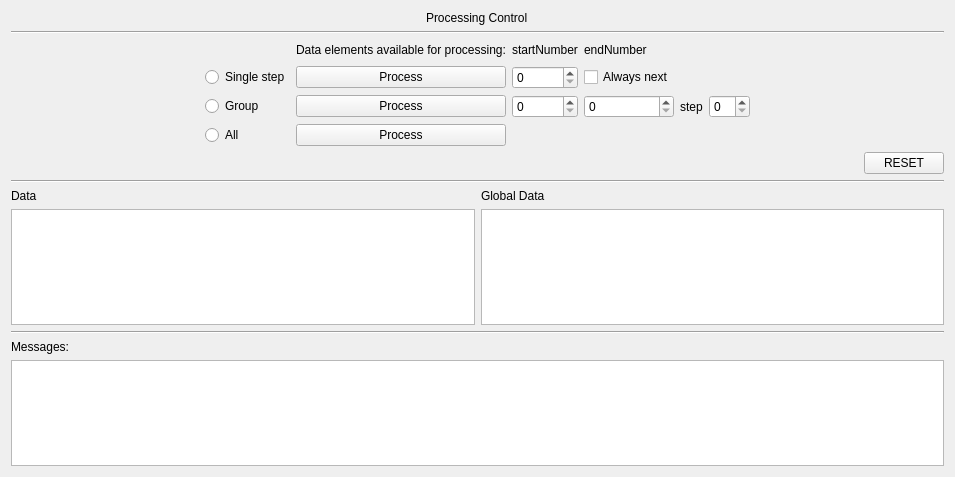
<?xml version="1.0" encoding="UTF-8"?>
<ui version="4.0">
 <class>Form</class>
 <widget class="QWidget" name="Form">
  <property name="geometry">
   <rect>
    <x>0</x>
    <y>0</y>
    <width>955</width>
    <height>477</height>
   </rect>
  </property>
  <property name="windowTitle">
   <string>Form</string>
  </property>
  <layout class="QGridLayout" name="gridLayout_3">
   <item row="0" column="0">
    <layout class="QVBoxLayout" name="verticalLayout_3">
     <item alignment="Qt::AlignHCenter">
      <widget class="QLabel" name="topLabel">
       <property name="text">
        <string>Processing Control</string>
       </property>
      </widget>
     </item>
     <item>
      <widget class="Line" name="line">
       <property name="orientation">
        <enum>Qt::Horizontal</enum>
       </property>
      </widget>
     </item>
     <item>
      <layout class="QGridLayout" name="gridLayout_2">
       <item row="0" column="0">
        <spacer name="horizontalSpacer_5">
         <property name="orientation">
          <enum>Qt::Horizontal</enum>
         </property>
         <property name="sizeHint" stdset="0">
          <size>
           <width>40</width>
           <height>20</height>
          </size>
         </property>
        </spacer>
       </item>
       <item row="0" column="6">
        <spacer name="horizontalSpacer_8">
         <property name="orientation">
          <enum>Qt::Horizontal</enum>
         </property>
         <property name="sizeHint" stdset="0">
          <size>
           <width>40</width>
           <height>20</height>
          </size>
         </property>
        </spacer>
       </item>
       <item row="2" column="2">
        <widget class="QPushButton" name="processSingleButton">
         <property name="text">
          <string>Process</string>
         </property>
        </widget>
       </item>
       <item row="0" column="2">
        <widget class="QLabel" name="label_7">
         <property name="text">
          <string>Data elements available for processing:</string>
         </property>
        </widget>
       </item>
       <item row="3" column="2">
        <widget class="QPushButton" name="processGroupButton">
         <property name="text">
          <string>Process</string>
         </property>
        </widget>
       </item>
       <item row="0" column="3">
        <widget class="QLabel" name="nofelementsStartNumber">
         <property name="text">
          <string>startNumber</string>
         </property>
        </widget>
       </item>
       <item row="3" column="5">
        <layout class="QHBoxLayout" name="horizontalLayout">
         <item>
          <widget class="QLabel" name="label_4">
           <property name="text">
            <string>step</string>
           </property>
          </widget>
         </item>
         <item>
          <widget class="QSpinBox" name="processGroupStepSpinBox"/>
         </item>
        </layout>
       </item>
       <item row="4" column="2">
        <widget class="QPushButton" name="processAllButton">
         <property name="text">
          <string>Process</string>
         </property>
        </widget>
       </item>
       <item row="2" column="3">
        <widget class="QSpinBox" name="processSingleSpinBox"/>
       </item>
       <item row="3" column="3">
        <widget class="QSpinBox" name="processGroupStartSpinBox"/>
       </item>
       <item row="3" column="4">
        <widget class="QSpinBox" name="processGroupEndSpinBox"/>
       </item>
       <item row="2" column="0">
        <spacer name="horizontalSpacer">
         <property name="orientation">
          <enum>Qt::Horizontal</enum>
         </property>
         <property name="sizeHint" stdset="0">
          <size>
           <width>40</width>
           <height>20</height>
          </size>
         </property>
        </spacer>
       </item>
       <item row="1" column="3">
        <spacer name="verticalSpacer_2">
         <property name="orientation">
          <enum>Qt::Vertical</enum>
         </property>
         <property name="sizeHint" stdset="0">
          <size>
           <width>20</width>
           <height>40</height>
          </size>
         </property>
        </spacer>
       </item>
       <item row="4" column="0">
        <spacer name="horizontalSpacer_4">
         <property name="orientation">
          <enum>Qt::Horizontal</enum>
         </property>
         <property name="sizeHint" stdset="0">
          <size>
           <width>40</width>
           <height>20</height>
          </size>
         </property>
        </spacer>
       </item>
       <item row="3" column="6">
        <spacer name="horizontalSpacer_2">
         <property name="orientation">
          <enum>Qt::Horizontal</enum>
         </property>
         <property name="sizeHint" stdset="0">
          <size>
           <width>40</width>
           <height>20</height>
          </size>
         </property>
        </spacer>
       </item>
       <item row="3" column="0">
        <spacer name="horizontalSpacer_3">
         <property name="orientation">
          <enum>Qt::Horizontal</enum>
         </property>
         <property name="sizeHint" stdset="0">
          <size>
           <width>40</width>
           <height>20</height>
          </size>
         </property>
        </spacer>
       </item>
       <item row="0" column="4">
        <widget class="QLabel" name="nofelementsEndNumber">
         <property name="text">
          <string>endNumber</string>
         </property>
        </widget>
       </item>
       <item row="2" column="4">
        <widget class="QCheckBox" name="processSingleNextCheckBox">
         <property name="text">
          <string>Always next</string>
         </property>
        </widget>
       </item>
       <item row="2" column="6">
        <spacer name="horizontalSpacer_7">
         <property name="orientation">
          <enum>Qt::Horizontal</enum>
         </property>
         <property name="sizeHint" stdset="0">
          <size>
           <width>40</width>
           <height>20</height>
          </size>
         </property>
        </spacer>
       </item>
       <item row="4" column="6">
        <spacer name="horizontalSpacer_6">
         <property name="orientation">
          <enum>Qt::Horizontal</enum>
         </property>
         <property name="sizeHint" stdset="0">
          <size>
           <width>40</width>
           <height>20</height>
          </size>
         </property>
        </spacer>
       </item>
       <item row="2" column="1">
        <widget class="QRadioButton" name="radioButton">
         <property name="text">
          <string>Single step</string>
         </property>
        </widget>
       </item>
       <item row="3" column="1">
        <widget class="QRadioButton" name="radioButton_2">
         <property name="text">
          <string>Group</string>
         </property>
        </widget>
       </item>
       <item row="4" column="1">
        <widget class="QRadioButton" name="radioButton_3">
         <property name="text">
          <string>All</string>
         </property>
        </widget>
       </item>
      </layout>
     </item>
     <item alignment="Qt::AlignRight">
      <widget class="QPushButton" name="resetProcessingButton">
       <property name="text">
        <string>RESET</string>
       </property>
      </widget>
     </item>
     <item>
      <widget class="Line" name="line_3">
       <property name="orientation">
        <enum>Qt::Horizontal</enum>
       </property>
      </widget>
     </item>
     <item>
      <spacer name="verticalSpacer">
       <property name="orientation">
        <enum>Qt::Vertical</enum>
       </property>
       <property name="sizeHint" stdset="0">
        <size>
         <width>20</width>
         <height>40</height>
        </size>
       </property>
      </spacer>
     </item>
     <item>
      <layout class="QGridLayout" name="gridLayout">
       <item row="1" column="0">
        <widget class="QTableView" name="dataDictionaryView"/>
       </item>
       <item row="0" column="0">
        <widget class="QLabel" name="label">
         <property name="text">
          <string>Data</string>
         </property>
        </widget>
       </item>
       <item row="0" column="1">
        <widget class="QLabel" name="label_2">
         <property name="text">
          <string>Global Data</string>
         </property>
        </widget>
       </item>
       <item row="1" column="1">
        <widget class="QTableView" name="globalDataDictionaryView"/>
       </item>
      </layout>
     </item>
     <item>
      <widget class="Line" name="line_2">
       <property name="orientation">
        <enum>Qt::Horizontal</enum>
       </property>
      </widget>
     </item>
     <item>
      <widget class="QLabel" name="messageLabel">
       <property name="text">
        <string>Messages:</string>
       </property>
      </widget>
     </item>
     <item>
      <widget class="QTextBrowser" name="textBrowser">
       <property name="maximumSize">
        <size>
         <width>16777215</width>
         <height>181</height>
        </size>
       </property>
      </widget>
     </item>
    </layout>
   </item>
  </layout>
 </widget>
 <resources/>
 <connections/>
</ui>
